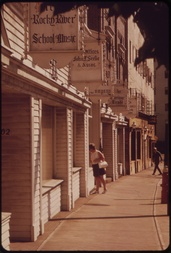
#> input picture data/images/affiches/affiches_001.jpg, 171 x 253 px, shrunk from 1920 x 2849 before the run; its folder holds only this picture in this run
$ python etape2_pretraitement.py   (older library calls are emulated)
#> lines starting #> are read from the running program, lines starting #| are printed output that depends on the picture
### src/acquisition.py
# -*- coding: utf-8 -*-
"""
acquisition.py — Étape 1 du pipeline : chargement et normalisation des images.

Rôle :
    - lire une image depuis le disque (chemins avec accents compris) ;
    - la convertir en niveaux de gris (l'OCR et la binarisation travaillent sur
      la luminance) tout en conservant la version couleur pour l'affichage ;
    - normaliser sa taille pour que les paramètres des étapes suivantes
      (tailles de noyaux, de tuiles CLAHE, d'éléments structurants) aient
      le même effet d'une image à l'autre.

Justification de la normalisation de taille :
    Une photo de smartphone fait 4000 px de large, une vignette Commons 1600 px.
    Un filtre médian 5×5 n'a pas du tout le même effet sur les deux. En ramenant
    le plus grand côté à une valeur fixe (1600 px par défaut), on rend les
    paramètres comparables et on réduit le temps de calcul (NLM surtout).
"""

from pathlib import Path

import cv2
import numpy as np

EXTENSIONS = {".jpg", ".jpeg", ".png", ".bmp", ".tif", ".tiff", ".webp"}


def charger_image(chemin):
    """Charge une image en BGR (uint8).

    cv2.imread échoue silencieusement sur les chemins non ASCII sous Windows ;
    on passe donc par np.fromfile + cv2.imdecode, qui fonctionne partout.
    """
    chemin = Path(chemin)
    if not chemin.is_file():
        raise FileNotFoundError(f"Image introuvable : {chemin}")
    donnees = np.fromfile(str(chemin), dtype=np.uint8)
    image = cv2.imdecode(donnees, cv2.IMREAD_COLOR)
    if image is None:
        raise ValueError(f"Format non lisible : {chemin}")
    return image


def en_niveaux_de_gris(image):
    """BGR → niveaux de gris (pondération standard de la luminance)."""
    if image.ndim == 2:
        return image
    return cv2.cvtColor(image, cv2.COLOR_BGR2GRAY)


def redimensionner(image, cote_max=1600, agrandir=False):
    """Ramène le plus grand côté à `cote_max` en conservant le ratio.

    - Réduction : INTER_AREA (moyenne des pixels, évite le crénelage).
    - Agrandissement (option) : INTER_CUBIC, plus net pour les petits caractères.
    """
    h, w = image.shape[:2]
    echelle = cote_max / max(h, w)
    if echelle >= 1 and not agrandir:
        return image
    interp = cv2.INTER_AREA if echelle < 1 else cv2.INTER_CUBIC
    return cv2.resize(image, (round(w * echelle), round(h * echelle)), interpolation=interp)


def acquerir(chemin, cote_max=1600):
    """Point d'entrée de l'étape 1.

    Retourne (couleur, gris), les deux à la même taille normalisée.
    """
    couleur = redimensionner(charger_image(chemin), cote_max)
    return couleur, en_niveaux_de_gris(couleur)


def lister_images(dossier):
    """Liste récursive et triée des images d'un dossier."""
    return sorted(p for p in Path(dossier).rglob("*") if p.suffix.lower() in EXTENSIONS)

### src/preprocessing.py
# -*- coding: utf-8 -*-
"""
preprocessing.py — Étape 2 du pipeline : débruitage et amélioration du contraste.

Toutes les fonctions prennent et renvoient une image en niveaux de gris uint8.
Elles sont regroupées dans deux registres (DEBRUITAGE, CONTRASTE) afin que le
pipeline et le benchmark puissent choisir une méthode par son nom, ce qui rend
la comparaison systématique (étape 7) triviale.

Choix des méthodes (résumé, détaillé dans le rapport) :

DÉBRUITAGE
    gaussien   Référence. Lisse le bruit mais floute aussi les bords des
               lettres : c'est le contre-exemple à montrer.
    median     Remplace chaque pixel par la médiane du voisinage. Idéal contre
               le bruit impulsionnel (poussière, pixels morts, « poivre et sel »)
               et préserve assez bien les contours.
    bilateral  Moyenne pondérée par la distance spatiale ET la ressemblance
               d'intensité : lisse les zones homogènes sans traverser les bords.
               Bon compromis pour les plaques à fort contraste.
    nlm        Non-Local Means : moyenne de patchs similaires dans toute une
               fenêtre de recherche. Meilleur sur le bruit gaussien des capteurs
               de smartphone (photos de nuit), mais 10 à 50× plus lent.

CONTRASTE
    egalisation  Égalisation d'histogramme globale : étale l'histogramme sur
                 [0, 255]. Simple, mais sur-amplifie le bruit et sature les zones
                 claires quand l'éclairage n'est pas uniforme.
    clahe        Égalisation adaptative par tuiles, avec limite de contraste
                 (clip limit) qui empêche l'amplification du bruit. Méthode
                 recommandée pour l'espace public (ombres, reflets).
    gamma        Correction non linéaire I' = 255·(I/255)^γ. γ < 1 éclaircit les
                 images sous-exposées ; γ choisi automatiquement si non fourni.
    etirement    Étirement linéaire entre les percentiles 2 % et 98 % : robuste
                 aux quelques pixels extrêmes (reflets).
"""

import cv2
import numpy as np


# ---------------------------------------------------------------------------
# Débruitage
# ---------------------------------------------------------------------------

def debruitage_gaussien(gris, ksize=5, sigma=0):
    """Flou gaussien. sigma=0 → calculé par OpenCV à partir de ksize."""
    return cv2.GaussianBlur(gris, (ksize, ksize), sigma)


def debruitage_median(gris, ksize=3):
    """Filtre médian. ksize impair ; 3 suffit pour du bruit léger, 5 pour du
    bruit impulsionnel dense (au-delà, les traits fins des lettres s'effacent)."""
    return cv2.medianBlur(gris, ksize)


def debruitage_bilateral(gris, d=9, sigma_couleur=50, sigma_espace=50):
    """Filtre bilatéral.
    d             diamètre du voisinage ;
    sigma_couleur écart d'intensité au-delà duquel deux pixels ne se mélangent
                  plus (≈ contraste minimal d'un bord à préserver) ;
    sigma_espace  portée spatiale du lissage."""
    return cv2.bilateralFilter(gris, d, sigma_couleur, sigma_espace)


def debruitage_nlm(gris, h=None, taille_patch=7, taille_recherche=21):
    """Non-Local Means.
    h : force du filtrage. Si None, on l'adapte au bruit estimé (h ≈ 1,2 σ̂),
    ce qui évite de sur-lisser une image déjà propre."""
    if h is None:
        h = float(np.clip(1.2 * estimer_bruit(gris), 3, 25))
    return cv2.fastNlMeansDenoising(gris, None, h, taille_patch, taille_recherche)


def estimer_bruit(gris):
    """Estimation de l'écart-type du bruit (méthode de Immerkær, 1996).

    On convolue avec un masque qui annule les zones lisses et les rampes,
    il ne reste (presque) que le bruit. Rapide et sans paramètre."""
    masque = np.array([[1, -2, 1], [-2, 4, -2], [1, -2, 1]], dtype=np.float64)
    h, w = gris.shape
    reponse = cv2.filter2D(gris.astype(np.float64), -1, masque)
    return float(np.sqrt(np.pi / 2) * np.abs(reponse).sum() / (6 * (w - 2) * (h - 2)))


# ---------------------------------------------------------------------------
# Contraste
# ---------------------------------------------------------------------------

def egalisation_globale(gris):
    """Égalisation d'histogramme classique."""
    return cv2.equalizeHist(gris)


def clahe(gris, clip_limit=2.0, tuiles=(8, 8)):
    """CLAHE.
    clip_limit : 2 à 3 est le bon intervalle pour du texte ; au-delà, le grain
                 du fond (crépi, tôle) devient aussi contrasté que les lettres.
    tuiles     : 8×8 sur une image de 1600 px → tuiles de 200 px, soit à peu
                 près la taille d'une plaque : chaque plaque est égalisée
                 localement, indépendamment de l'ombre qui l'entoure."""
    return cv2.createCLAHE(clipLimit=clip_limit, tileGridSize=tuiles).apply(gris)


def correction_gamma(gris, gamma=None):
    """Correction gamma via une table de correspondance (LUT, très rapide).
    Si gamma est None, on le choisit pour ramener la moyenne vers 128 :
    γ = log(0,5) / log(moyenne/255)."""
    if gamma is None:
        moyenne = max(float(gris.mean()), 1.0) / 255.0
        gamma = float(np.clip(np.log(0.5) / np.log(moyenne), 0.3, 3.0))
    lut = (255.0 * (np.arange(256) / 255.0) ** gamma).clip(0, 255).astype(np.uint8)
    return cv2.LUT(gris, lut)


def etirement_percentiles(gris, bas=2, haut=98):
    """Étirement linéaire robuste entre deux percentiles."""
    p_bas, p_haut = np.percentile(gris, (bas, haut))
    if p_haut - p_bas < 1:
        return gris.copy()
    sortie = (gris.astype(np.float32) - p_bas) * 255.0 / (p_haut - p_bas)
    return sortie.clip(0, 255).astype(np.uint8)


# ---------------------------------------------------------------------------
# Registres et point d'entrée
# ---------------------------------------------------------------------------

DEBRUITAGE = {
    "aucun": lambda g: g.copy(),
    "gaussien": debruitage_gaussien,
    "median": debruitage_median,
    "bilateral": debruitage_bilateral,
    "nlm": debruitage_nlm,
}

CONTRASTE = {
    "aucun": lambda g: g.copy(),
    "egalisation": egalisation_globale,
    "clahe": clahe,
    "gamma": correction_gamma,
    "etirement": etirement_percentiles,
}


# [10 lines left out: function pretraiter, not called in this run]

### src/visualization.py
# -*- coding: utf-8 -*-
"""
visualization.py — Figures Matplotlib pour le rapport et la présentation.

Les fonctions enregistrent directement des PNG (dpi 150) sans ouvrir de
fenêtre (backend "Agg"), ce qui permet de lancer le benchmark sur toute la
base sans interaction.
"""

import matplotlib

matplotlib.use("Agg")
import matplotlib.pyplot as plt  # noqa: E402
import numpy as np  # noqa: E402


def _histogramme(ax, gris, titre=None):
    hist = np.bincount(gris.ravel(), minlength=256)
    ax.fill_between(np.arange(256), hist, color="#4C72B0", alpha=0.8, linewidth=0)
    cdf = hist.cumsum() / hist.sum() * hist.max()
    ax.plot(cdf, color="#C44E52", linewidth=1, label="cumulé (normalisé)")
    ax.set_xlim(0, 255)
    ax.set_yticks([])
    ax.tick_params(labelsize=7)
    if titre:
        ax.set_title(titre, fontsize=8)


def grille_methodes(images, titres, chemin, colonnes=3, histogrammes=True, titre_general=None):
    """Grille image (+ histogramme dessous) pour comparer plusieurs méthodes."""
    n = len(images)
    lignes = int(np.ceil(n / colonnes))
    hauteurs = [3, 1] * lignes if histogrammes else [3] * lignes
    fig, axes = plt.subplots(
        len(hauteurs), colonnes, figsize=(4 * colonnes, sum(hauteurs) * 0.9 + 0.6),
        gridspec_kw={"height_ratios": hauteurs}, squeeze=False,
    )
    pas = 2 if histogrammes else 1
    for i in range(lignes * colonnes):
        l, c = divmod(i, colonnes)
        ax_img = axes[l * pas][c]
        ax_hist = axes[l * pas + 1][c] if histogrammes else None
        if i < n:
            ax_img.imshow(images[i], cmap="gray", vmin=0, vmax=255)
            ax_img.set_title(titres[i], fontsize=9)
            if ax_hist is not None:
                _histogramme(ax_hist, images[i])
        else:
            if ax_hist is not None:
                ax_hist.axis("off")
        ax_img.axis("off")
    if titre_general:
        fig.suptitle(titre_general, fontsize=11)
    fig.tight_layout()
    fig.savefig(chemin, dpi=150)
    plt.close(fig)


def zoom_comparatif(images, titres, boite, chemin):
    """Même zone agrandie sur chaque version : montre l'effet sur les bords
    des lettres, invisible à l'échelle de l'image entière.
    boite = (x, y, largeur, hauteur)."""
    x, y, w, h = boite
    fig, axes = plt.subplots(1, len(images), figsize=(2.6 * len(images), 2.6 * h / w + 0.5))
    for ax, img, t in zip(np.atleast_1d(axes), images, titres):
        ax.imshow(img[y:y + h, x:x + w], cmap="gray", vmin=0, vmax=255, interpolation="nearest")
        ax.set_title(t, fontsize=8)
        ax.axis("off")
    fig.tight_layout()
    fig.savefig(chemin, dpi=150)
    plt.close(fig)


def barres_metriques(valeurs, titre, ylabel, chemin):
    """Diagramme en barres simple : {méthode: valeur}."""
    noms = list(valeurs)
    fig, ax = plt.subplots(figsize=(max(6, 0.6 * len(noms)), 3.4))
    ax.bar(noms, [valeurs[k] for k in noms], color="#4C72B0")
    if len(noms) > 5:
        plt.setp(ax.get_xticklabels(), rotation=35, ha="right")
    vals = [v for v in valeurs.values() if v > 0]
    if vals and max(vals) / min(vals) > 50:
        ax.set_yscale("symlog", linthresh=1)  # écarts énormes : échelle log lisible
    ax.set_title(titre, fontsize=10)
    ax.set_ylabel(ylabel, fontsize=9)
    ax.spines[["top", "right"]].set_visible(False)
    ax.tick_params(labelsize=8)
    fig.tight_layout()
    fig.savefig(chemin, dpi=150)
    plt.close(fig)


# [21 lines left out: function histogramme_seuils, not called in this run]

### src/metrics_image.py
# -*- coding: utf-8 -*-
"""
metrics_image.py — Mesures objectives de qualité d'image.

Deux familles :

1. AVEC référence (image propre connue) — pour le débruitage, sur des images
   auxquelles on a AJOUTÉ un bruit contrôlé :
       PSNR  rapport signal/bruit crête, en dB (plus haut = mieux) ;
       SSIM  similarité structurelle dans [0, 1] (1 = identique), plus proche
             de la perception humaine que le PSNR car il compare luminance,
             contraste et structure locale.

2. SANS référence — pour le contraste, sur les vraies photos :
       contraste RMS   écart-type des intensités normalisées ;
       entropie        quantité d'information de l'histogramme (bits) ;
       netteté         variance du Laplacien (bords francs = valeur élevée).

Le vrai juge restera le CER de l'OCR (étape 7) : ces mesures servent à
expliquer POURQUOI une méthode aide ou nuit à l'OCR.
"""

import cv2
import numpy as np
from scipy.ndimage import gaussian_filter


def psnr(reference, image):
    mse = np.mean((reference.astype(np.float64) - image.astype(np.float64)) ** 2)
    return float("inf") if mse == 0 else float(10 * np.log10(255.0 ** 2 / mse))


def ssim(reference, image, sigma=1.5):
    """SSIM (Wang et al., 2004) avec fenêtre gaussienne, implémenté avec SciPy."""
    x = reference.astype(np.float64)
    y = image.astype(np.float64)
    c1, c2 = (0.01 * 255) ** 2, (0.03 * 255) ** 2
    mx, my = gaussian_filter(x, sigma), gaussian_filter(y, sigma)
    vx = gaussian_filter(x * x, sigma) - mx ** 2
    vy = gaussian_filter(y * y, sigma) - my ** 2
    cxy = gaussian_filter(x * y, sigma) - mx * my
    carte = ((2 * mx * my + c1) * (2 * cxy + c2)) / ((mx ** 2 + my ** 2 + c1) * (vx + vy + c2))
    return float(carte.mean())


def contraste_rms(gris):
    return float((gris.astype(np.float64) / 255.0).std())


def entropie(gris):
    hist = np.bincount(gris.ravel(), minlength=256).astype(np.float64)
    p = hist[hist > 0] / hist.sum()
    return float(-(p * np.log2(p)).sum())


def nettete(gris):
    return float(cv2.Laplacian(gris, cv2.CV_64F).var())


def ajouter_bruit(gris, type_bruit="gaussien", intensite=15, graine=0):
    """Bruit contrôlé pour évaluer le débruitage avec référence.
    gaussien      : intensite = écart-type σ ;
    poivre_sel    : intensite = pourcentage de pixels touchés."""
    rng = np.random.default_rng(graine)
    if type_bruit == "gaussien":
        bruit = rng.normal(0, intensite, gris.shape)
        return np.clip(gris.astype(np.float64) + bruit, 0, 255).astype(np.uint8)
    if type_bruit == "poivre_sel":
        sortie = gris.copy()
        tirage = rng.random(gris.shape)
        p = intensite / 100.0
        sortie[tirage < p / 2] = 0
        sortie[tirage > 1 - p / 2] = 255
        return sortie
    raise ValueError(f"Type de bruit inconnu : {type_bruit}")

### scripts/etape2_pretraitement.py
#!/usr/bin/env python3
# -*- coding: utf-8 -*-
"""
etape2_pretraitement.py — Comparaison des méthodes de débruitage et de contraste.

Pour chaque image de data/images/ :
  A. Débruitage SANS référence : on applique les 5 méthodes à la photo réelle,
     figure + zoom sur la zone la plus texturée (souvent le texte).
  B. Débruitage AVEC référence : on considère la photo comme « propre », on
     ajoute un bruit connu (gaussien σ=15, poivre et sel 5 %), puis on mesure
     PSNR / SSIM / temps de chaque méthode.
  C. Contraste : après débruitage NLM, on compare 5 méthodes de contraste
     (figure + histogrammes + contraste RMS, entropie, netteté).
  D. (option --ocr) Impact direct sur Tesseract : CER de l'OCR sur l'image
     entière pour chaque combinaison, si data/ground_truth/<nom>.txt existe.

Sorties dans results/etape2/ :
  figures/<image>_debruitage.png, _zoom.png, _contraste.png
  debruitage_reference.csv, contraste.csv, [ocr_pretraitement.csv, synthese_ocr.csv]
  synthese_*.png (moyennes sur toute la base)

Usage (depuis la racine du projet) :
  python scripts/etape2_pretraitement.py
  python scripts/etape2_pretraitement.py --max-images 5 --ocr
"""

import argparse
import csv
import sys
import time
from collections import defaultdict
from pathlib import Path

import cv2
import numpy as np

RACINE = Path(__file__).resolve().parents[1]
sys.path.insert(0, str(RACINE / "src"))

from acquisition import acquerir, lister_images  # noqa: E402
from metrics_image import (ajouter_bruit, contraste_rms, entropie,  # noqa: E402
                           nettete, psnr, ssim)
from evaluation import evaluer  # noqa: E402
from preprocessing import CONTRASTE, DEBRUITAGE, estimer_bruit, pretraiter  # noqa: E402

METRIQUES = ("cer", "wer", "precision_mots", "rappel_mots", "f1_mots")
from visualization import barres_metriques, grille_methodes, zoom_comparatif  # noqa: E402

BRUITS = [("gaussien", 15), ("poivre_sel", 5)]


def zone_la_plus_texturee(gris, taille=160):
    """Fenêtre carrée où l'énergie du Laplacien est maximale : sur une photo
    de plaque ou de panneau, c'est presque toujours une zone de texte."""
    taille = min(taille, *gris.shape)
    energie = np.abs(cv2.Laplacian(gris, cv2.CV_32F))
    somme = cv2.boxFilter(energie, -1, (taille, taille), normalize=False)
    m = taille // 2
    interieur = somme[m:gris.shape[0] - m or None, m:gris.shape[1] - m or None]
    y, x = np.unravel_index(np.argmax(interieur), interieur.shape)
    return int(x), int(y), taille, taille


def main():
    p = argparse.ArgumentParser(description=__doc__, formatter_class=argparse.RawDescriptionHelpFormatter)
    p.add_argument("--images", default=str(RACINE / "data" / "images"))
    p.add_argument("--verite", default=str(RACINE / "data" / "ground_truth"))
    p.add_argument("--sortie", default=str(RACINE / "results" / "etape2"))
    p.add_argument("--max-images", type=int, default=0, help="0 = toutes")
    p.add_argument("--ocr", action="store_true", help="mesurer le CER Tesseract (lent)")
    p.add_argument("--langue", default="fra+eng")
    p.add_argument("--psm", default="11", help="mode Tesseract (11 : meilleur en baseline)")
    p.add_argument("--seuil-reference", type=float, default=6.0,
                   help="σ estimé max pour qu'une image serve de référence propre (partie B)")
    args = p.parse_args()

    images = lister_images(args.images)
    if args.max_images:
        images = images[:args.max_images]
    if not images:
        sys.exit(f"Aucune image trouvée dans {args.images}")

    sortie = Path(args.sortie)
    (sortie / "figures").mkdir(parents=True, exist_ok=True)

    if args.ocr:
        import pytesseract

    f_deb = open(sortie / "debruitage_reference.csv", "w", newline="", encoding="utf-8")
    f_con = open(sortie / "contraste.csv", "w", newline="", encoding="utf-8")
    w_deb, w_con = csv.writer(f_deb), csv.writer(f_con)
    w_deb.writerow(["image", "bruit", "methode", "psnr_db", "ssim", "temps_ms"])
    w_con.writerow(["image", "bruit_estime", "methode", "contraste_rms", "entropie_bits", "nettete"])
    if args.ocr:
        f_ocr = open(sortie / "ocr_pretraitement.csv", "w", newline="", encoding="utf-8")
        w_ocr = csv.writer(f_ocr)
        w_ocr.writerow(["image", "debruitage", "contraste", *METRIQUES, "nb_mots_lus", "texte_ocr"])

    moy_ssim = defaultdict(list)
    moy_temps = defaultdict(list)
    moy_rms = defaultdict(list)
    scores_ocr = defaultdict(lambda: defaultdict(list))  # combinaison -> métrique -> valeurs

    for k, chemin in enumerate(images, 1):
        nom = chemin.stem
        print(f"[{k}/{len(images)}] {chemin.name}")
        _, gris = acquerir(chemin)
#> in charger_image, image is the input picture: shape (253, 171, 3); mean B, G, R 65.6, 78.9, 118.7
#> in redimensionner, `h, w = image.shape[:2]`: h = 253; w = 171
#> in redimensionner, `echelle = cote_max / max(h, w)`: echelle = 6.32
#> in en_niveaux_de_gris, `return cv2.cvtColor(image, cv2.COLOR_BGR2GRAY)`:
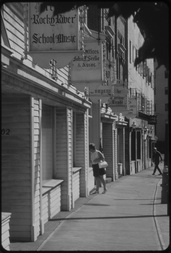
#> returned value: shape (253, 171); min 3, max 202, mean 89.3
        sigma = estimer_bruit(gris)
#> in estimer_bruit, `reponse = cv2.filter2D(gris.astype(np.float64), -1, masque)`:
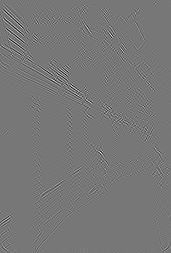
#> reponse: shape (253, 171) float64; min -301, max 340, mean 0; drawn with min black and max white
#> sigma = 3.68
        print(f"     bruit estimé σ ≈ {sigma:.1f}")
#|      bruit estimé σ ≈ 3.7

        # --- A. Débruitage sur la photo réelle ---------------------------------
        sorties = {m: f(gris) for m, f in DEBRUITAGE.items()}
#> in debruitage_gaussien, `return cv2.GaussianBlur(gris, (ksize, ksize), sigma)`:
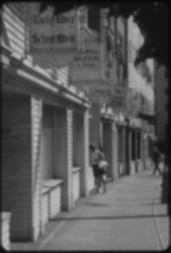
#> returned value: shape (253, 171); min 5, max 185, mean 89.4
#> in debruitage_median, `return cv2.medianBlur(gris, ksize)`:
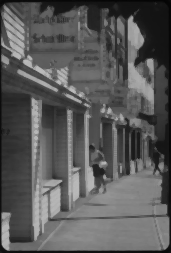
#> returned value: shape (253, 171); min 4, max 189, mean 89
#> (the rest of the program and of its run is left out)
